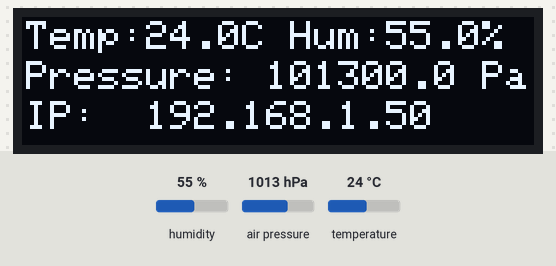
Simulated run of this sketch. Board: ESP32. Parts: 128×32 one-colour display. The inputs (shaded band) are chosen by the test bench; at power-on: humidity 55 %, air pressure 1013 hPa, temperature 24 °C. WiFi joins after 1.5 s; servers stay silent unless stated; what the sketch prints to the serial monitor is not drawn.

Above: at 7.7 s.
7.8 s: humidity set to 22 %
At 12.6 s:
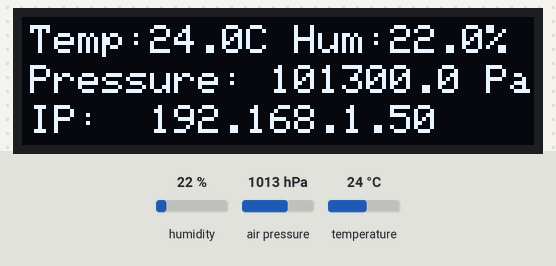
13.6 s: air pressure set to 952 hPa
At 17.6 s:
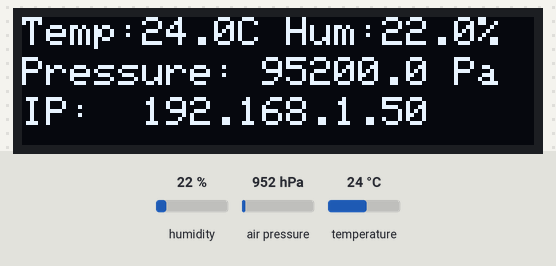
18.6 s: temperature set to 12 °C
At 22.8 s:
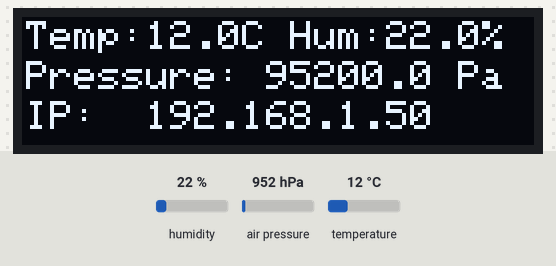
23.6 s: air pressure set to 975 hPa
At 27.5 s:
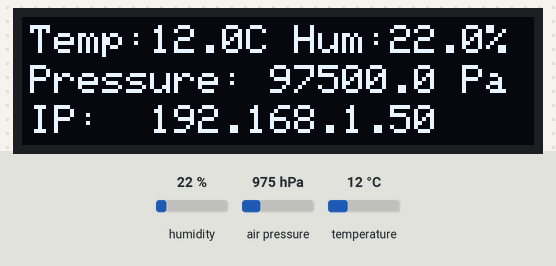
28.6 s: humidity set to 40 %
At 32.5 s:
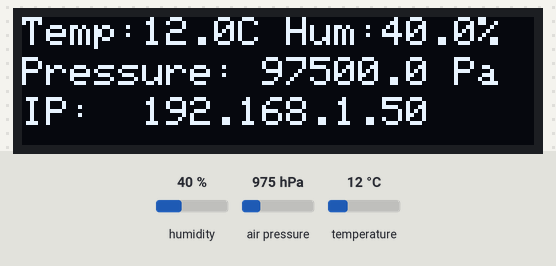
33.6 s: air pressure set to 1000 hPa
At 37.5 s:
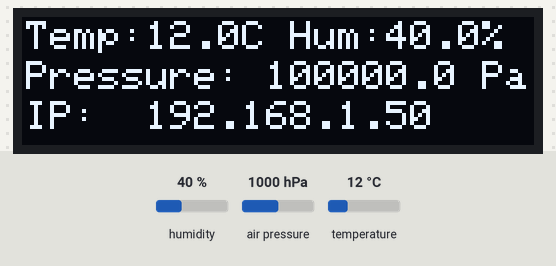
Timing chart, 0 to 39.0 s (numbered marks = the images above; inputs shaded):
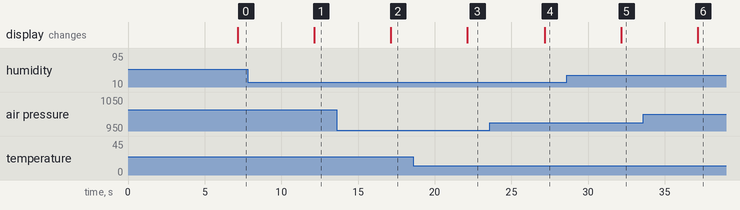

Measured:
- after the input at 7.8 s, the display: changes after 4.3 s (image 1)
- after the input at 13.6 s, the display: changes after 3.5 s (image 2)
- after the input at 18.6 s, the display: changes after 3.5 s (image 3)
- after the input at 23.6 s, the display: changes after 3.6 s (image 4)
- after the input at 28.6 s, the display: changes after 3.6 s (image 5)
- after the input at 33.6 s, the display: changes after 3.6 s (image 6)

The sketch:

sketch_03_weather_station_with_web_ui.ino
```cpp
#include <Wire.h>
#include <WiFi.h>
#include <WebServer.h>
#include <Adafruit_SSD1306.h>
#include <Adafruit_BMP280.h>
#include "DHT.h"
#include <stdio.h>
#include <stdlib.h>
#define MEASURE_BUFFER_SIZE 50


static int milisecondsFromLastMeasurement = 999999;
#define SAMPLING_PERIOD_SEC 60*15
int getSecondsFromLastMeasurement(){return milisecondsFromLastMeasurement/1000; };

const char ssid[] = "xxxxxxxxxxxxxxxxx";
const char password[]= "xxxxxxxxxxxxxxxxxxxxxxxxxxx";
WebServer server(80);

//////////////// TEMP HUMIDITY SENSOR GLOBAL ////
#define DHTPIN 13
#define DHTTYPE DHT11
DHT dht(DHTPIN, DHTTYPE);

//////////////// PRESSURE SENSOR GLOBAL /////////
#undef BMP280_ADDRESS
#define BMP280_ADDRESS 0x76
Adafruit_BMP280 bmp; // I2C

//////////////// DISPLAY GLOBAL ////////////////////
#define SCREEN_WIDTH 128 // OLED display width, in pixels
#define SCREEN_HEIGHT 32 // OLED display height, in pixels
#define SCREEN_NUMBER_OF_LINES 3
#define SCREEN_NUMBER_OF_CHARS 50
#define OLED_RESET     -1 // Reset pin # (or -1 if sharing Arduino reset pin)
#define SCREEN_ADDRESS 0x3C // See datasheet for Address
Adafruit_SSD1306 display(SCREEN_WIDTH, SCREEN_HEIGHT, &Wire, OLED_RESET);

//////////////// DISPLAY ////////////////////
void initLcd(){
  if(!display.begin(SSD1306_SWITCHCAPVCC, SCREEN_ADDRESS)) {
    Serial.println(F("SSD1306 allocation failed"));
    for(;;); // Don't proceed, loop forever
  }
  display.clearDisplay();
  // rotate lcd by 180 degrees
  display.setRotation(2);
  display.dim(true);
  display.display();
}

void drawText(char text[SCREEN_NUMBER_OF_LINES][SCREEN_NUMBER_OF_CHARS]) {
  //adds diagonal movement to screen for longer lifetime of display
  static int lineOffset = 0;
  if(lineOffset++ == 2)
    lineOffset = 0;

  display.clearDisplay();
  display.setTextSize(1); // Draw 2X-scale text
  display.setTextColor(SSD1306_WHITE);
  for(unsigned int i = 0; i < SCREEN_NUMBER_OF_LINES; i++)
  {
    display.setCursor(lineOffset + 0, lineOffset + i * 10);
    display.println(text[i]);
  }
  display.display();      // Show initial text
  delay(100);
}

//////////////// TEMPERATURE HUMIDITY SENSOR ////////////////////
void initSensors(){
  // init dht
  dht.begin();
  // init BMP280
  unsigned status;
  status = bmp.begin(BMP280_ADDRESS);
  bmp.setSampling(Adafruit_BMP280::MODE_NORMAL,     /* Operating Mode. */
                  Adafruit_BMP280::SAMPLING_X2,     /* Temp. oversampling */
                  Adafruit_BMP280::SAMPLING_X16,    /* Pressure oversampling */
                  Adafruit_BMP280::FILTER_X16,      /* Filtering. */
                  Adafruit_BMP280::STANDBY_MS_500); /* Standby time. */
  if (!status) {
    Serial.println(F("Could not find a valid BMP280 sensor, check wiring or "
                     "try a different address!"));
  }
}

float getTemperature(bool retFarenheit=false){
  float t = dht.readTemperature(retFarenheit);
  return t;
}

float getHumidity(){
  float h = dht.readHumidity();
  return h;
}

float getPressure(){
  float p = bmp.readPressure();
  return p;
}

//////////////// WIFI //////////////////////////////////
void initWifi(){
  // Operate in WiFi Station mode
  WiFi.mode(WIFI_STA);
  // Start WiFi with supplied parameters
  WiFi.begin(ssid, password);
    // Print periods on monitor while establishing connection
  while (WiFi.status() != WL_CONNECTED) {
    delay(500);
    Serial.print(".");
    delay(500);
  }
  // Connection established
  Serial.println("");
  Serial.print("Pico W is connected to WiFi network ");
  Serial.println(WiFi.SSID());
  // Print IP Address
  Serial.print("Assigned IP Address: ");
  Serial.println(WiFi.localIP());
}

/////////////// MEASURED VALUES STORAGE ////////
class MeasureBuffer
{
  float values[MEASURE_BUFFER_SIZE];
  int ptr;
public:
  void clear(){
    for(int i = 0; i < MEASURE_BUFFER_SIZE; i++){
      values[i] = 0;
    }
  }

  void  write(float value){
    values[ptr] = value;
    ptr = (ptr + 1) % MEASURE_BUFFER_SIZE;
  }

  int getPrev(int ptr){
    int idx = ptr - 1;
    if (idx < 0)
        idx = MEASURE_BUFFER_SIZE - 1;
    return idx;
  }

  void  bufferToJson(char* outBuffer){
    int stringWritePtr=1;
    outBuffer[0]='[';
    int idx = getPrev(ptr);
    for(int i = 0; i < MEASURE_BUFFER_SIZE; i++){
      stringWritePtr += sprintf(outBuffer + stringWritePtr, "%.1f, ", values[idx]);
      idx = getPrev(idx);
    }
    outBuffer[stringWritePtr - 2] = ']';
    outBuffer[stringWritePtr - 1] = '\0';
  }

  void printVals(){
    int idx = getPrev(ptr);
    for(int i = 0; i < MEASURE_BUFFER_SIZE; i++){
      Serial.print(values[idx]);
      Serial.print(" ");
      idx = getPrev(ptr);
    }
    Serial.println(" ");
  }
};

MeasureBuffer valuesTemperature;
MeasureBuffer valuesHumidity;
MeasureBuffer valuesPressure;

void arrayOfValuesToJsonResponseHelper(char valuesJson[MEASURE_BUFFER_SIZE * 50]){
  char returnBuffer[MEASURE_BUFFER_SIZE * 100];
  sprintf(
    returnBuffer,
    "{\"samplingPeriodSec\":%d, \"lastSampleSec\": %d, \"values\": %s}",
    SAMPLING_PERIOD_SEC,
    getSecondsFromLastMeasurement(),
    valuesJson
  );

  server.send(200, "text/html", returnBuffer);
}


//////////////// SERVER ////////////////////////////////
void initServer(){
  server.begin();
  server.on("/", handleMain);
  server.on("/temperature", handleTemperature);
  server.on("/humidity", handleHumidity);
  server.on("/pressure", handlePressure);
  server.on("/temperaturearray", handleTemperatureArray);
  server.on("/humidityarray", handleHumidityArray);
  server.on("/pressurearray", handlePressureArray);
  server.onNotFound(handleNotFound);

  // post request example returns what was passed as page arg
  server.on(
    "/upload",
    HTTP_POST,
    [] {
      PROGMEM char buffer[640];
      server.arg("page").toCharArray(buffer, 640);

      server.sendHeader("Connection", "close");
      server.send(200, "text/plain", buffer);
    }
  );

  server.begin();
  server.enableCORS(true);
  Serial.println("HTTP server started");
}

void handleMain(){
  char html[] = "<!DOCTYPE html>\r\n<html>\r\n<head>\r\n\t<meta name=\"viewport\" content=\"width=device-width, initial-scale=1\">\r\n\t<style>\r\n\tbody {\r\n\t\tbackground: #CDD;\r\n\t}\r\n\r\n\t.content {\r\n\t\tmax-width: 500px;\r\n\t\tmargin: auto;\r\n\t\tbackground: white;\r\n\t\tpadding: 10px;\r\n\t}\r\n\t</style>\r\n\t<script src=\"https://cdnjs.cloudflare.com/ajax/libs/Chart.js/2.5.0/Chart.min.js\"></script>\r\n\t<script src=\"https://code.jquery.com/jquery-3.1.1.min.js\"></script>\r\n\t<script>\r\n\tfunction getData(color, quantityName, path){\r\n\t    //const baseurl = \"http://10.72.69.101/\";\r\n\t    const baseurl = \"\";\r\n\r\n\t\t$.ajax({\r\n\t\t\turl: baseurl + path,\r\n\t\t\ttype: \'GET\',\r\n\t\t\tdataType: \'json\',\r\n\t\t\tcors: true ,\r\n\t\t\tcontentType:\'application/json\',\r\n\t\t\tsecure: true,\r\n\t\t\theaders: {\r\n\t\t\t\t\'Access-Control-Allow-Origin\': \'*\',\r\n\t\t\t},\r\n\t\t\tbeforeSend: function (xhr) {\r\n\t\t\t  xhr.setRequestHeader (\"Authorization\", \"Basic \" + btoa(\"\"));\r\n\t\t\t},\r\n\t\t\tsuccess: function (data){\r\n\t\t\t\tconsole.log(JSON.stringify(data));\r\n\t\t\t\tvar yValues = data[\"values\"];\r\n\t\t\t\tvar xValues = new Array();\r\n\t\t\t\t\r\n\t\t\t\t//construct X axis labels\r\n                var samplingPeriodSec = data[\"samplingPeriodSec\"];\r\n\t\t\t\tvar lastSampleSec = data[\"lastSampleSec\"];\r\n\t\t\t\tvar today = new Date();\r\n\t\t\t\ttoday.setSeconds(today.getSeconds() - lastSampleSec);\r\n\t\t\t\tfor (let i = 0; i < yValues.length; i++) {\r\n\t\t\t\t\ttoday.setSeconds(today.getSeconds() - samplingPeriodSec);\r\n\t\t\t\t\tconsole.log(today)\r\n\t\t\t\t\txValues.push(today.toLocaleTimeString(\'en-GB\'));\r\n\t\t\t\t}\r\n\t\t\t\tconsole.log(xValues)\r\n\t\t\t\tnew Chart(quantityName, {\r\n\t\t\t\t\ttype: \"line\",\r\n\t\t\t\t\tdata: {\r\n\t\t\t\t\t\tlabels: xValues,\r\n\t\t\t\t\t\tdatasets: [{\r\n\t\t\t\t\t\t\tlabel: quantityName,\r\n\t\t\t\t\t\t\tdata: data[\"values\"],\r\n\t\t\t\t\t\t\tborderColor: color,\r\n\t\t\t\t\t\t\tfill: false\r\n\t\t\t\t\t\t}]\r\n\t\t\t\t\t},\r\n\t\t\t\t\toptions: {\r\n\t\t\t\t\t\tlegend: {\r\n\t\t\t\t\t\t\tdisplay: true\r\n\t\t\t\t\t\t}\r\n\t\t\t\t\t}\r\n\t\t\t\t});\r\n\t\t\t}\r\n\t\t})\r\n\t}\r\n\t\r\n\t$(document).ready(function(){\r\n\t  $(\"button\").click(function(){\r\n          getData(\"red\", \"Temperature\", \"temperaturearray\")\r\n\t\t  getData(\"blue\", \"Humidity\", \"humidityarray\")\r\n\t\t  getData(\"green\", \"Pressure\", \"pressurearray\")\r\n\t  });\r\n\t});\r\n\t\r\n    function getDataPeriodic(){\r\n          getData(\"red\", \"Temperature\", \"temperaturearray\")\r\n\t\t  getData(\"blue\", \"Humidity\", \"humidityarray\")\r\n\t\t  getData(\"green\", \"Pressure\", \"pressurearray\")\r\n\t}\r\n\tgetDataPeriodic()\r\n\tsetInterval(getDataPeriodic, 30000);\r\n\r\n\t</script>\r\n</head>\r\n<body>\r\n\t<button>R</button>\r\n    <div class=\"content\">\r\n\t\t<canvas id=\"Temperature\" style=\"width:100%;max-width:600px\"></canvas>\r\n\t\t<canvas id=\"Humidity\" style=\"width:100%;max-width:600px\"></canvas>\r\n\t\t<canvas id=\"Pressure\" style=\"width:100%;max-width:600px\"></canvas>\r\n\t</div>\r\n</body>\r\n</html>";
  server.send(200, "text/html", html);
}

void handleTemperature(){
  char retBuff[20];
  sprintf(retBuff, "[%f]", getTemperature());
  server.send(200, "text/html", retBuff);
}

void handleHumidity(){
  char retBuff[20];
  sprintf(retBuff, "[%f]", getHumidity());
  server.send(200, "text/html", retBuff);
}

void handlePressure(){
  char retBuff[20];
  sprintf(retBuff, "[%f]", getHumidity());
  server.send(200, "text/html", retBuff);
}

void handleTemperatureArray(){
  char valuesBuffer[MEASURE_BUFFER_SIZE * 100];
  valuesTemperature.bufferToJson(valuesBuffer);
  arrayOfValuesToJsonResponseHelper(valuesBuffer);
}

void handleHumidityArray(){
  char valuesBuffer[MEASURE_BUFFER_SIZE * 100];
  valuesHumidity.bufferToJson(valuesBuffer);
  arrayOfValuesToJsonResponseHelper(valuesBuffer);
}

void handlePressureArray(){
  char valuesBuffer[MEASURE_BUFFER_SIZE * 100];
  valuesPressure.bufferToJson(valuesBuffer);
  arrayOfValuesToJsonResponseHelper(valuesBuffer);
}

void handleNotFound(){
  server.send(404, "text/plain", "Not found");
}

void printToLcd(){
  char lcdData [SCREEN_NUMBER_OF_LINES][SCREEN_NUMBER_OF_CHARS]{0};
  unsigned int ipBuffLen = WiFi.localIP().toString().length()+1;
  char ip[ipBuffLen]={0};
  WiFi.localIP().toString().toCharArray(ip, ipBuffLen);
  sprintf(lcdData[0],"Temp:%.1fC Hum:%.1f%s", getTemperature(), getHumidity(), "%");
  sprintf(lcdData[1],"Pressure: %.1f Pa", getPressure());
  sprintf(lcdData[2],"IP:  %s",ip);

  drawText(lcdData);
}

//////////////// SETUP /////////////////////////////////////////////////////
void setup() {
  Serial.begin(9600);
  initLcd();
  initSensors();
  initWifi();
  initServer();
  valuesTemperature.clear();
  valuesPressure.clear();
  valuesHumidity.clear();
}
//////////////// EXECUTION LOOP ///////////////////////////////////////////
void loop() {
  server.handleClient();

  // Call functions after SAMPLING_PERIOD_SEC
  if (millis() - milisecondsFromLastMeasurement >= /*SAMPLING_PERIOD_SEC **/ 1000) {
    milisecondsFromLastMeasurement = millis();
    valuesTemperature.write(getTemperature());
    valuesHumidity.write(getHumidity());
    valuesPressure.write(getPressure());
    //valuesTemperature.printVals();
    //char buffer[MEASURE_BUFFER_SIZE * 100];
    //valuesTemperature.bufferToJson(buffer);
    //Serial.println(buffer);
  }

  // Call functions after 5 seconds
  static int displayRefreshTimer = millis();
  if (millis() - displayRefreshTimer >= 5000) {
    displayRefreshTimer = millis();
    printToLcd();
  }
}
```
